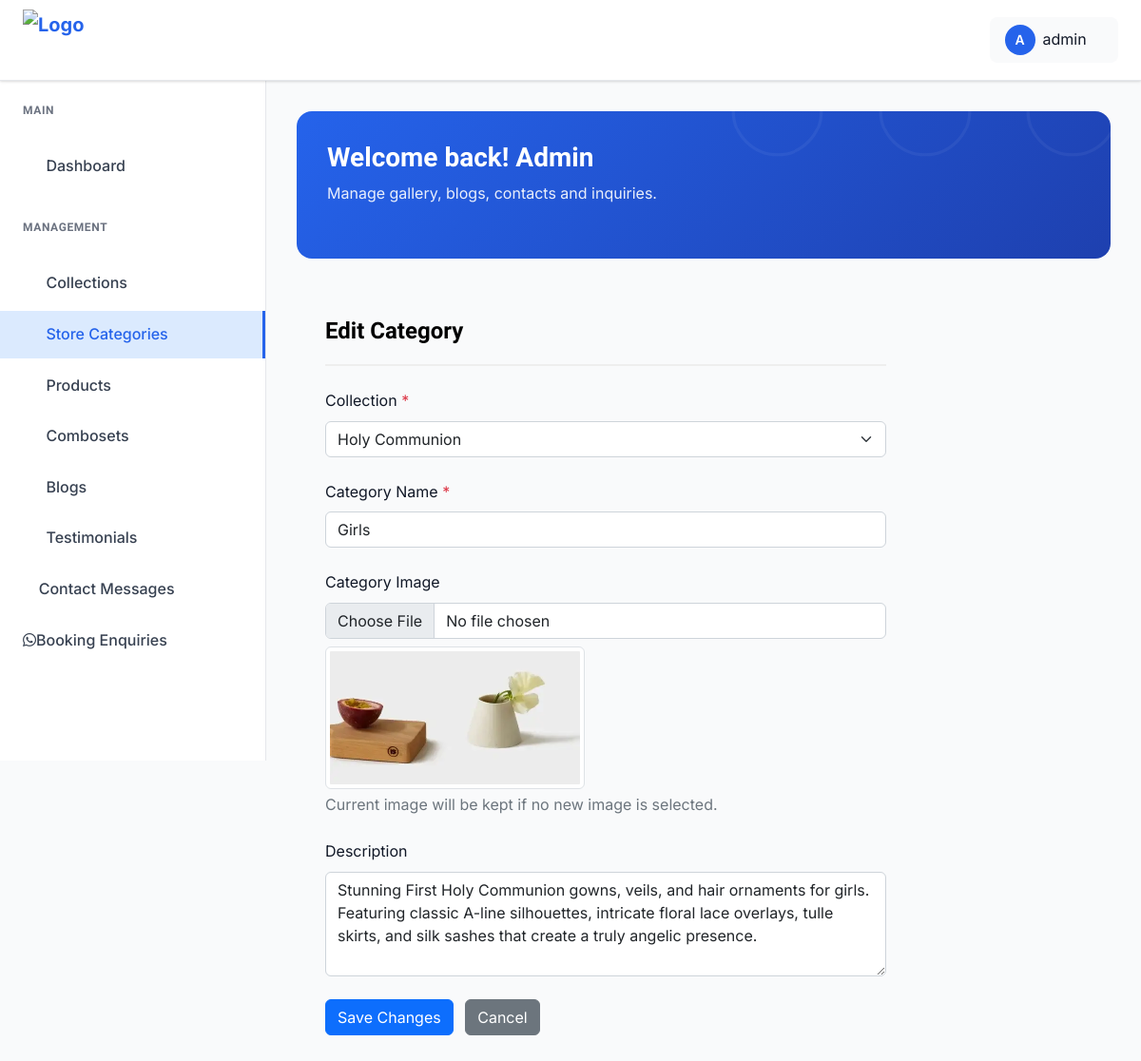
Screenshot of /dashboard/store-categories/edit/7/ (signed in) with the database file from the repository.
### zuzanne_app/models.py (models this page shows, shortened)
class OptimizedImageModel(models.Model):
    image_fields = []
    class Meta:
        abstract = True

class Category(OptimizedImageModel):
    image_fields = ["image"]
    collection = models.ForeignKey(Collection, on_delete=models.CASCADE, related_name="categories")
    name = models.CharField(max_length=200)
    slug = models.SlugField(blank=True)
    image = models.ImageField(upload_to="categories/", blank=True, null=True)
    description = models.TextField(blank=True, null=True)
    created_at = models.DateTimeField(auto_now_add=True)
    class Meta:
        verbose_name_plural = "Categories"
        unique_together = (('collection', 'name'), ('collection', 'slug'))

class Collection(OptimizedImageModel):
    image_fields = ["image"]
    name = models.CharField(max_length=200, unique=True)
    slug = models.SlugField(unique=True, blank=True)
    image = models.ImageField(upload_to="collections/")
    description = models.TextField(blank=True, null=True)
    created_at = models.DateTimeField(auto_now_add=True)

### zuzanne_app/views.py (the view)
# urls.py: path("dashboard/store-categories/edit/<int:pk>/", views.store_category_update, name="store_category_update"),
@login_required(login_url="admin_login")
def store_category_update(request, pk):
    category_obj = get_object_or_404(Category, pk=pk)
    collections = Collection.objects.all().order_by("name")
    if request.method == "POST":
        form = CategoryForm(request.POST, request.FILES, instance=category_obj)
        if form.is_valid():
            form.save()
            messages.success(request, "Store Category updated successfully.")
            return redirect("store_category_list")
        else:
            messages.error(request, "Please correct the errors below.")
    else:
        form = CategoryForm(instance=category_obj)
    return render(request, "admin_pages/create_store_category.html", {"form": form, "category": category_obj, "collections": collections})

### zuzanne_app/forms.py
class CategoryForm(forms.ModelForm):
    collection = forms.ModelChoiceField(
        queryset=Collection.objects.all().order_by("name"),
        empty_label="Select Collection"
    )
    class Meta:
        model = Category
        fields = ["collection", "name", "image", "description"]
    def __init__(self, *args, **kwargs):
        super().__init__(*args, **kwargs)
        if self.instance and self.instance.pk:
            self.fields['image'].required = False

### templates/admin_pages/create_store_category.html (shortened to what this page needs)
{% extends "admin_pages/base.html" %}
{% load static %}
{% block content %}
<div class="dashboard sp_bottom_100">
    <div class="container-fluid full__width__padding">
        <div class="row">
            <div class="col-xl-9 col-lg-9 col-md-12">
                <div class="dashboard__section__title">
                    <h4 class="mb-0">{% if category %}Edit Category{% else %}Add Category{% endif %}</h4>
                </div>
                <div class="row mt-4">
                    <div class="col-12">
                        <form method="post" enctype="multipart/form-data" class="needs-validation form-wrapper" novalidate>
                            <div class="mb-4">
                                <label for="collectionSelect" class="form-label">Collection <span class="text-danger">*</span></label>
                                <select name="collection" id="collectionSelect" class="form-select modern-input" required>
                                    {% for col in collections %}
                                        <option value="{{ col.id }}" {% if category and category.collection.id == col.id %}selected{% endif %}>{{ col.name }}</option>
                                    {% endfor %}
                                </select>
                            </div>
                            <div class="mb-4">
                                <label for="categoryName" class="form-label">Category Name <span class="text-danger">*</span></label>
                                <input type="text" name="name" id="categoryName" class="form-control modern-input" value="{{ category.name|default:'' }}" required>
                            </div>
                            <div class="mb-4">
                                <label for="categoryImage" class="form-label">Category Image {% if not category %}<span class="text-danger">*</span>{% endif %}</label>
                                <input type="file" name="image" id="categoryImage" class="form-control modern-input" accept="image/*" {% if not category %}required{% endif %}>
                                {% if category and category.image %}
                                <div class="mt-2">
                                    <img src="{{ category.image.url }}" alt="Current Image" class="img-thumbnail" style="max-height: 150px;">
                                    <p class="text-muted mt-1">Current image will be kept if no new image is selected.</p>
                                </div>
                                {% endif %}
                            </div>
                            <div class="mb-4">
                                <label for="categoryDescription" class="form-label">Description</label>
                                <textarea name="description" id="categoryDescription" class="form-control modern-input" rows="4">{{ category.description|default:'' }}</textarea>
                            </div>
                            <div class="dashboard__form__button mt-4">
                                <button type="submit" class="btn btn-primary">{% if category %}Save Changes{% else %}Add Category{% endif %}</button>
                                <a href="{% url 'store_category_list' %}" class="btn btn-secondary ms-2">Cancel</a>
                            </div>
                        </form>
                    </div>
                </div>
            </div>
        </div>
    </div>
</div>
{% endblock %}

### templates/admin_pages/base.html (shortened to what this page needs)
{% load static %}
{% load static %}
<!DOCTYPE html>
<html class="no-js" lang="en">
<head>
    <link rel="stylesheet" href="https://cdnjs.cloudflare.com/ajax/libs/toastr.js/latest/toastr.min.css">
    <link href="https://cdnjs.cloudflare.com/ajax/libs/font-awesome/5.15.4/css/all.min.css" rel="stylesheet">
    <link rel="stylesheet" href="{% static 'admin-static/assets/css/bootstrap.min.css' %}">
    <link rel="stylesheet" href="{% static 'admin-static/assets/css/icofont.min.css' %}">
    <link rel="stylesheet" href="{% static 'admin-static/assets/css/style.css' %}">
</head>
<body>
    <header class="dashboard-header">
        <div class="header-left">
            <a href="{% url 'admin_dashboard' %}" class="logo">
                <img src="{% static 'admin-static/assets/img/zuzanne.png' %}" alt="Logo" style="height: 65px; width: auto; object-fit: contain;">
            </a>
        </div>
        <div class="header-right">
            <div class="user-profile-dropdown">
                <div class="user-profile-toggle">
                    <div class="user-avatar">
                        {{ request.user.username|first|upper }}
                    </div>
                    <span>{{ request.user.username}}</span>
                    <i class="icofont-simple-down"></i>
                </div>
            </div>
        </div>
    </header>
    <aside class="dashboard-sidebar" id="dashboardSidebar">
        <div class="sidebar-content">
            <div class="sidebar-section">
                <h6 class="sidebar-title">Main</h6>
                <ul class="sidebar-menu">
                    <li>
                        <a href="{% url 'admin_dashboard' %}"
                            class="{% if request.resolver_match.url_name == 'admin_dashboard' %}active{% endif %}">
                            <i class="icofont-dashboard"></i>
                            Dashboard
                        </a>
                    </li>
                </ul>
            </div>
            <div class="sidebar-section">
                <h6 class="sidebar-title">Management</h6>
                <ul class="sidebar-menu">
                    <li>
                        <a href="{% url 'collection_list' %}"
                            class="{% if request.resolver_match.url_name == 'collection_list' or request.resolver_match.url_name == 'collection_create' or request.resolver_match.url_name == 'collection_update' %}active{% endif %}">
                            <i class="icofont-list"></i>
                            Collections
                        </a>
                    </li>
                    <li>
                        <a href="{% url 'store_category_list' %}"
                            class="{% if request.resolver_match.url_name == 'store_category_list' or request.resolver_match.url_name == 'store_category_create' or request.resolver_match.url_name == 'store_category_update' %}active{% endif %}">
                            <i class="icofont-tags"></i>
                            Store Categories
                        </a>
                    </li>
                    <li>
                        <a href="{% url 'product_list' %}"
                            class="{% if request.resolver_match.url_name == 'product_list' or request.resolver_match.url_name == 'product_create' or request.resolver_match.url_name == 'product_update' %}active{% endif %}">
                            <i class="icofont-shopping-cart"></i>
                            Products
                        </a>
                    </li>
                    <li>
                      <a href="{% url 'comboset_list' %}" class="">
                        <i class="icofont-box"></i>
                         Combosets
                        </a>
                    </li>
                    <li>
                        <a href="{% url 'admin_blog_list' %}"
                            class="{% if request.resolver_match.url_name == 'admin_blog_list' or request.resolver_match.url_name == 'admin_block_list' %}active{% endif %}">
                            <i class="icofont-newspaper"></i>
                            Blogs
                        </a>
                    </li>
                    <li>
                        <a href="{% url 'testimonial_list' %}"
                            class="{% if request.resolver_match.url_name == 'testimonial_list' %}active{% endif %}">
                            <i class="icofont-quote-left"></i>
                            Testimonials
                        </a>
                    </li>
                    <li>
                        <a href="{% url 'contact_list' %}"
                            class="{% if request.resolver_match.url_name == 'contact_list' %}active{% endif %} d-flex align-items-center justify-content-between" style="width: 100%;">
                            <span>
                                <i class="icofont-ui-messaging"></i>
                                Contact Messages
                            </span>
                        </a>
                    </li>
                    <li>
                      <a href="{% url 'booking_enquiry_list' %}"
                            class="{% if request.resolver_match.url_name == 'booking_enquiry_list' %}active{% endif %} d-flex align-items-center justify-content-between" style="width: 100%;">
                      <span>
                        <i class="fab fa-whatsapp"></i>Booking Enquiries
                      </span>
                       </a>
                    </li>
                </ul>
            </div>
        </div>
    </aside>
    <main class="dashboard-main">
        <div class="dashboard-content">
            <div class="dashboard-banner">
                <div class="banner-content">
                    <h1 class="banner-title">Welcome back! Admin</h1>
                    <p class="banner-subtitle">Manage gallery, blogs, contacts and inquiries.</p>
                </div>
            </div>
            {% block content %}{% endblock %}
        </div>
    </main>
</body>
</html>

### templates/admin_pages/base.html (style rules this page uses)
:root { --primary-blue: #2563eb; --dark-blue: #1e40af; --light-blue: #dbeafe; --sidebar-width: 280px; --header-height: 85px; --white: #ffffff; --gray-50: #f9fafb; --gray-100: #f3f4f6; --gray-200: #e5e7eb; --gray-300: #d1d5db; --gray-500: #6b7280; --gray-700: #374151; --gray-800: #1f2937; --gray-900: #111827; --shadow: 0 1px 3px 0 rgba(0, 0, 0, 0.1), 0 1px 2px 0 rgba(0, 0, 0, 0.06); --shadow-lg: 0 10px 15px -3px rgba(0, 0, 0, 0.1), 0 4px 6px -2px rgba(0, 0, 0, 0.05); }
* { margin: 0; padding: 0; box-sizing: border-box; }
body { font-family: 'Inter', 'Segoe UI', Tahoma, Geneva, Verdana, sans-serif; background-color: var(--gray-50); color: var(--gray-900); line-height: 1.6; }
.dashboard-header { position: fixed; top: 0; left: 0; right: 0; height: var(--header-height); background: var(--white); border-bottom: 1px solid var(--gray-200); box-shadow: var(--shadow); z-index: 1000; display: flex; align-items: center; padding: 0 24px; }
.header-left { display: flex; align-items: center; gap: 16px; }
.logo { display: flex; align-items: center; gap: 8px; color: var(--primary-blue); font-weight: 700; font-size: 20px; text-decoration: none; }
.logo img { padding-left: 0; width: auto; }
.header-right { margin-left: auto; display: flex; align-items: center; gap: 16px; }
.user-avatar { width: 32px; height: 32px; border-radius: 50%; background: var(--primary-blue); display: flex; align-items: center; justify-content: center; color: var(--white); font-weight: 600; font-size: 14px; }
.dashboard-sidebar { position: fixed; top: var(--header-height); left: 0; width: var(--sidebar-width); height: calc(100vh - var(--header-height)); background: var(--white); border-right: 1px solid var(--gray-200); overflow-y: auto; z-index: 999; transition: transform 0.3s ease; }
.sidebar-content { padding: 24px 0; }
.sidebar-section { margin-bottom: 32px; }
.sidebar-title { padding: 0 24px 12px; font-size: 12px; font-weight: 600; text-transform: uppercase; color: var(--gray-500); letter-spacing: 0.05em; }
.sidebar-menu { list-style: none; }
.sidebar-menu li { margin-bottom: 4px; display: block; width: 100%; }
.sidebar-menu a { display: flex; align-items: center; gap: 12px; padding: 12px 24px; color: var(--gray-700); text-decoration: none; font-weight: 500; transition: all 0.2s; position: relative; }
.sidebar-menu a.active { background: var(--light-blue); color: var(--primary-blue); border-right: 3px solid var(--primary-blue); }
.dashboard-main { margin-left: var(--sidebar-width); margin-top: var(--header-height); min-height: calc(100vh - var(--header-height)); overflow-y: auto; }
.dashboard-content { padding: 32px; }
.dashboard-banner { background: linear-gradient(135deg, var(--primary-blue) 0%, var(--dark-blue) 100%); border-radius: 16px; padding: 32px; color: var(--white); margin-bottom: 32px; position: relative; overflow: hidden; }
.dashboard-banner::before { content: ''; position: absolute; top: -50%; right: -50%; width: 100%; height: 100%; opacity: 0.5; }
.banner-content { position: relative; z-index: 1; }
.banner-title { font-size: 28px; font-weight: 700; margin-bottom: 8px; color: var(--white); }
.banner-subtitle { font-size: 16px; opacity: 0.9; margin-bottom: 24px; color: var(--white); }
.user-profile-dropdown { position: relative; margin-left: 10px; }
.user-profile-toggle { display: flex; align-items: center; gap: 8px; padding: 8px 16px; border-radius: 8px; background: var(--gray-50); cursor: pointer; transition: all 0.2s; }
.user-profile-toggle i { font-size: 12px; transition: transform 0.3s ease; }
body { -webkit-user-select: none; -moz-user-select: none; -ms-user-select: none; user-select: none; }

### rows the page displays
Category: collection "Holy Communion", name "Girls", image (picture), description "Stunning First Holy Communion gowns, veils, and hair ornaments for girls. Featuring classic A-line silhouettes, intricate floral lace overlays, tulle skirts, and silk sashes that create a truly angelic presence."

### other values shown
{{ request.user.username|first|upper }} "A"
{{ request.user.username }} "admin"
